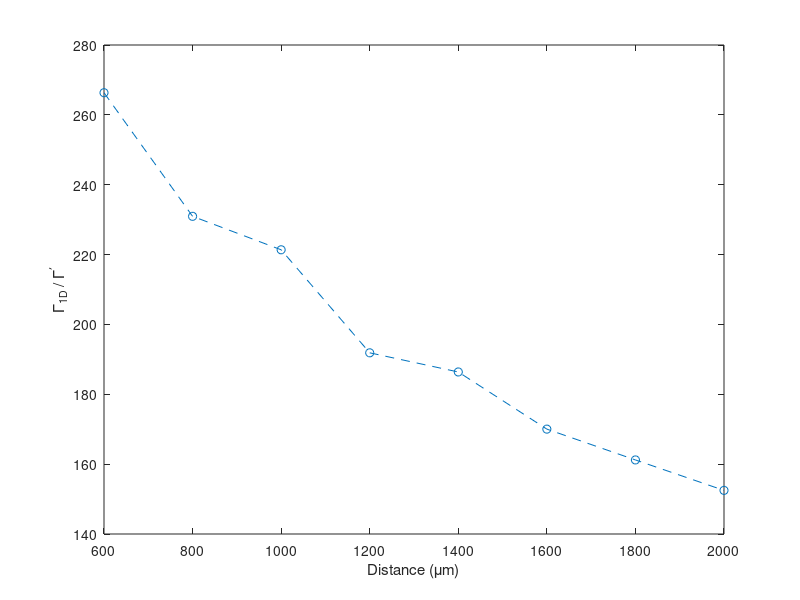

Write MATLAB code to recreate this figure.
% Plot \Gamma_1D/\Gamma^prime for groupmt 20171115

clear; clc;
%%
% Xmon 1um gap0 = [50:100:350, 550, 750, 850];
% Tmon trace gap0 = [400, 500, 600:200:2000];
gap0 = [600:200:2000];
Oddind = [2:9];
Evenind = [1:8];
load('Teven_W8_D');
% Even_DbBrg = DbBrg_data;
ke_even = zeros(length(Oddind),1);
kpi = zeros(length(Oddind),1);
ke_odd = zeros(length(Oddind),1);
% Ratio = ke_even;
for ke = 1:length(Evenind)
    ke_even(ke) = fit_para(Evenind(ke),3);
    kpi(ke) = fit_para(Evenind(ke),1);
end
load('Todd_W8_D');
Odd_DbBrg = DbBrg_data;
for ki = 1:length(Oddind)
    ke_odd(ki) = fit_para(Oddind(ki),3)+fit_para(Oddind(ki),1);
end
Ratio = ke_even./(ke_odd);
% R_DbBrg = Even_DbBrg(3)./(Odd_DbBrg(1)+Odd_DbBrg(3));
R_DbBrg = ke_even(1)./(Odd_DbBrg(1)+Odd_DbBrg(3));

figure; plot(gap0, Ratio,'o--')
% hold on; plot(800, R_DbBrg,'d')


xlabel('Distance (\mum)');ylabel('\Gamma_{1D} / \Gamma^\prime')
